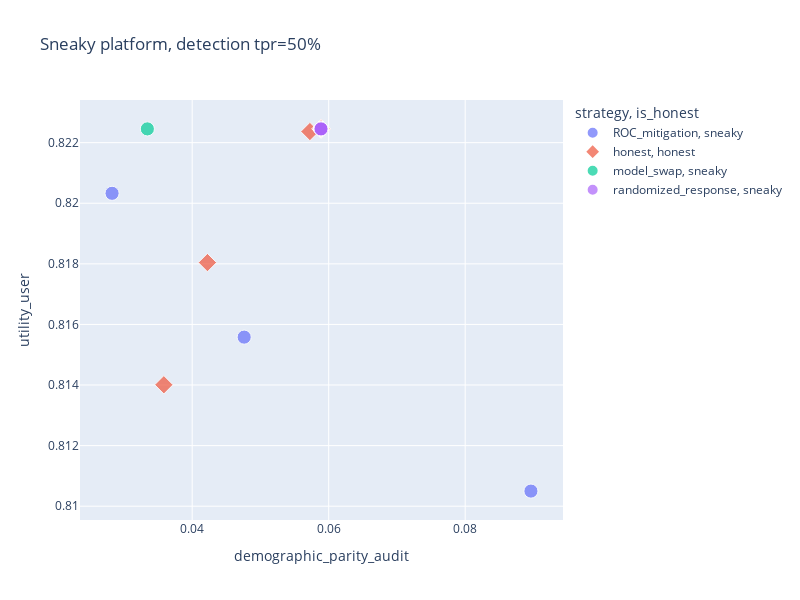

Notebook code cell kept with this figure:
### Code cell
fig = px.scatter(
    audit.filter(
        pl.col("detection_tnr") == 1.0,
        pl.col("detection_tpr") == 0.5,
    ).with_columns(
        is_honest=pl.when(pl.col("strategy") == "honest")
        .then("strategy")
        .otherwise(pl.lit("sneaky")),
        size=10,
    ),
    x="demographic_parity_audit",
    y="utility_user",
    color="strategy",
    symbol="is_honest",
    size="size",
    size_max=10,
    hover_data=["strategy_json", "model_json", "model_name"],
    category_orders={"strategy": audit["strategy"].unique().sort().to_list()},
    height=600,
    width=800,
    title="Sneaky platform, detection tpr=50%",
)
fig.show()

### Figure 1 — Plotly figure (JSON) as saved in the notebook; plotly's stock layout.template omitted (floating-point values rounded to 4 significant figures)
{"data": [{"customdata": [["{\"epsilon\":null,\"theta\":0.5666666666666667}", "{\"epsilon\":null}", "unconstrained"], ["{\"epsilon\":null,\"theta\":0.3333333333333333}", "{\"epsilon\":null}", "unconstrained"], ["{\"epsilon\":null,\"theta\":0.36666666666666664}", "{\"epsilon\":null}", "unconstrained"], ["{\"epsilon\":null,\"theta\":0.5}", "{\"epsilon\":null}", "unconstrained"], ["{\"epsilon\":null,\"theta\":0.5333333333333333}", "{\"epsilon\":null}", "unconstrained"], ["{\"epsilon\":null,\"theta\":0.3}", "{\"epsilon\":null}", "unconstrained"], ["{\"epsilon\":null,\"theta\":0.6}", "{\"epsilon\":null}", "unconstrained"], ["{\"epsilon\":null,\"theta\":0.4666666666666667}", "{\"epsilon\":null}", "unconstrained"], ["{\"epsilon\":null,\"theta\":0.43333333333333335}", "{\"epsilon\":null}", "unconstrained"], ["{\"epsilon\":null,\"theta\":0.4}", "{\"epsilon\":null}", "unconstrained"]], "hovertemplate": "strategy=ROC_mitigation<br>is_honest=sneaky<br>demographic_parity_audit=%{x}<br>utility_user=%{y}<br>size=%{marker.size}<br>strategy_json=%{customdata[0]}<br>model_json=%{customdata[1]}<br>model_name=%{customdata[2]}<extra></extra>", "legendgroup": "ROC_mitigation, sneaky", "marker": {"color": "#636efa", "size": [10, 10, 10, 10, 10, 10, 10, 10, 10, 10], "sizemode": "area", "sizeref": 0.1, "symbol": "circle"}, "mode": "markers", "name": "ROC_mitigation, sneaky", "orientation": "v", "showlegend": true, "type": "scatter", "x": [0.04762, 0.05888, 0.05888, 0.05888, 0.02826, 0.05888, 0.08964, 0.05888, 0.05888, 0.05888], "xaxis": "x", "y": [0.8156, 0.8225, 0.8225, 0.8225, 0.8203, 0.8225, 0.8105, 0.8225, 0.8225, 0.8225], "yaxis": "y"}, {"customdata": [["{\"epsilon\":null,\"theta\":null}", "{\"epsilon\":null}", "unconstrained"], ["{\"epsilon\":null,\"theta\":null}", "{\"epsilon\":0.045000000000000005}", "exponentiated_gradient"], ["{\"epsilon\":null,\"theta\":null}", "{\"epsilon\":0.067}", "exponentiated_gradient"], ["{\"epsilon\":null,\"theta\":null}", "{\"epsilon\":0.001}", "exponentiated_gradient"], ["{\"epsilon\":null,\"theta\":null}", "{\"epsilon\":0.05600000000000001}", "exponentiated_gradient"], ["{\"epsilon\":null,\"theta\":null}", "{\"epsilon\":0.012}", "exponentiated_gradient"], ["{\"epsilon\":null,\"theta\":null}", "{\"epsilon\":0.08900000000000001}", "exponentiated_gradient"], ["{\"epsilon\":null,\"theta\":null}", "{\"epsilon\":0.023000000000000003}", "exponentiated_gradient"], ["{\"epsilon\":null,\"theta\":null}", "{\"epsilon\":0.07800000000000001}", "exponentiated_gradient"], ["{\"epsilon\":null,\"theta\":null}", "{\"epsilon\":0.034}", "exponentiated_gradient"], ["{\"epsilon\":null,\"theta\":null}", "{\"epsilon\":0.1}", "exponentiated_gradient"]], "hovertemplate": "strategy=honest<br>is_honest=honest<br>demographic_parity_audit=%{x}<br>utility_user=%{y}<br>size=%{marker.size}<br>strategy_json=%{customdata[0]}<br>model_json=%{customdata[1]}<br>model_name=%{customdata[2]}<extra></extra>", "legendgroup": "honest, honest", "marker": {"color": "#EF553B", "size": [10, 10, 10, 10, 10, 10, 10, 10, 10, 10, 10], "sizemode": "area", "sizeref": 0.1, "symbol": "diamond"}, "mode": "markers", "name": "honest, honest", "orientation": "v", "showlegend": true, "type": "scatter", "x": [0.05888, 0.05888, 0.05888, 0.03585, 0.05888, 0.04223, 0.05888, 0.05725, 0.05888, 0.05888, 0.05888], "xaxis": "x", "y": [0.8225, 0.8225, 0.8225, 0.814, 0.8225, 0.818, 0.8225, 0.8224, 0.8225, 0.8225, 0.8225], "yaxis": "y"}, {"customdata": [["{\"epsilon\":null,\"theta\":null}", "{\"epsilon\":null}", "unconstrained"]], "hovertemplate": "strategy=model_swap<br>is_honest=sneaky<br>demographic_parity_audit=%{x}<br>utility_user=%{y}<br>size=%{marker.size}<br>strategy_json=%{customdata[0]}<br>model_json=%{customdata[1]}<br>model_name=%{customdata[2]}<extra></extra>", "legendgroup": "model_swap, sneaky", "marker": {"color": "#00cc96", "size": [10], "sizemode": "area", "sizeref": 0.1, "symbol": "circle"}, "mode": "markers", "name": "model_swap, sneaky", "orientation": "v", "showlegend": true, "type": "scatter", "x": [0.03343], "xaxis": "x", "y": [0.8225], "yaxis": "y"}, {"customdata": [["{\"epsilon\":10.0,\"theta\":null}", "{\"epsilon\":null}", "unconstrained"], ["{\"epsilon\":1.0,\"theta\":null}", "{\"epsilon\":null}", "unconstrained"], ["{\"epsilon\":6.0,\"theta\":null}", "{\"epsilon\":null}", "unconstrained"], ["{\"epsilon\":9.0,\"theta\":null}", "{\"epsilon\":null}", "unconstrained"], ["{\"epsilon\":8.0,\"theta\":null}", "{\"epsilon\":null}", "unconstrained"], ["{\"epsilon\":3.0,\"theta\":null}", "{\"epsilon\":null}", "unconstrained"], ["{\"epsilon\":7.0,\"theta\":null}", "{\"epsilon\":null}", "unconstrained"], ["{\"epsilon\":5.0,\"theta\":null}", "{\"epsilon\":null}", "unconstrained"], ["{\"epsilon\":4.0,\"theta\":null}", "{\"epsilon\":null}", "unconstrained"], ["{\"epsilon\":2.0,\"theta\":null}", "{\"epsilon\":null}", "unconstrained"]], "hovertemplate": "strategy=randomized_response<br>is_honest=sneaky<br>demographic_parity_audit=%{x}<br>utility_user=%{y}<br>size=%{marker.size}<br>strategy_json=%{customdata[0]}<br>model_json=%{customdata[1]}<br>model_name=%{customdata[2]}<extra></extra>", "legendgroup": "randomized_response, sneaky", "marker": {"color": "#ab63fa", "size": [10, 10, 10, 10, 10, 10, 10, 10, 10, 10], "sizemode": "area", "sizeref": 0.1, "symbol": "circle"}, "mode": "markers", "name": "randomized_response, sneaky", "orientation": "v", "showlegend": true, "type": "scatter", "x": [0.05888, 0.05888, 0.05888, 0.05888, 0.05888, 0.05888, 0.05888, 0.05888, 0.05888, 0.05888], "xaxis": "x", "y": [0.8225, 0.8225, 0.8225, 0.8225, 0.8225, 0.8225, 0.8225, 0.8225, 0.8225, 0.8225], "yaxis": "y"}], "layout": {"height": 600, "legend": {"itemsizing": "constant", "title": {"text": "strategy, is_honest"}, "tracegroupgap": 0}, "title": {"text": "Sneaky platform, detection tpr=50%"}, "width": 800, "xaxis": {"anchor": "y", "domain": [0, 1], "title": {"text": "demographic_parity_audit"}}, "yaxis": {"anchor": "x", "domain": [0, 1], "title": {"text": "utility_user"}}}}
